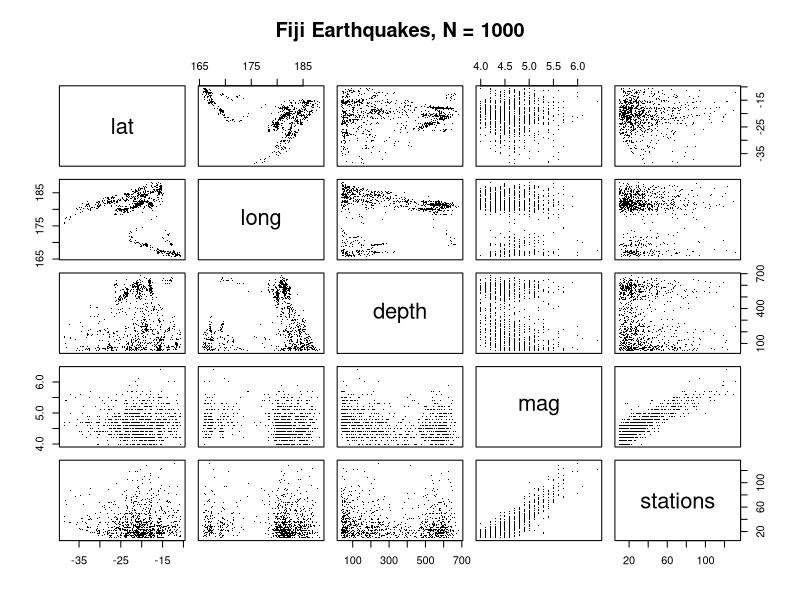
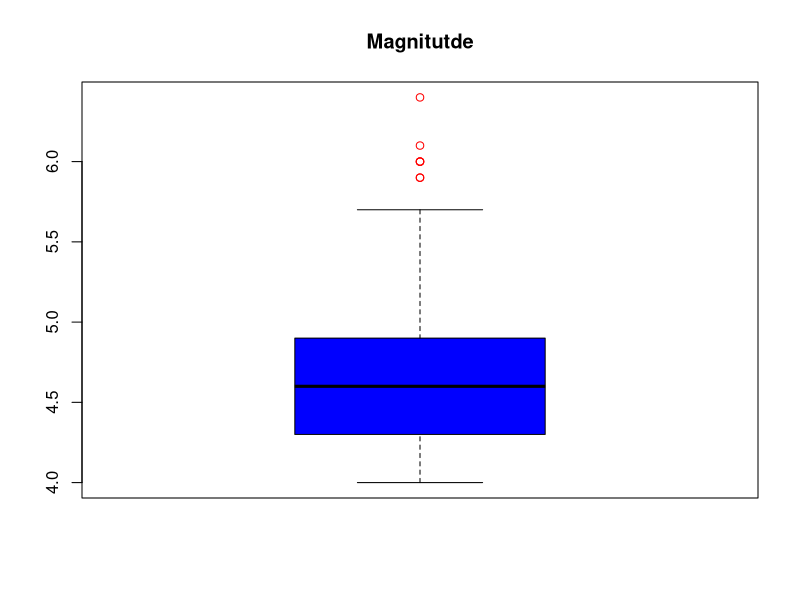
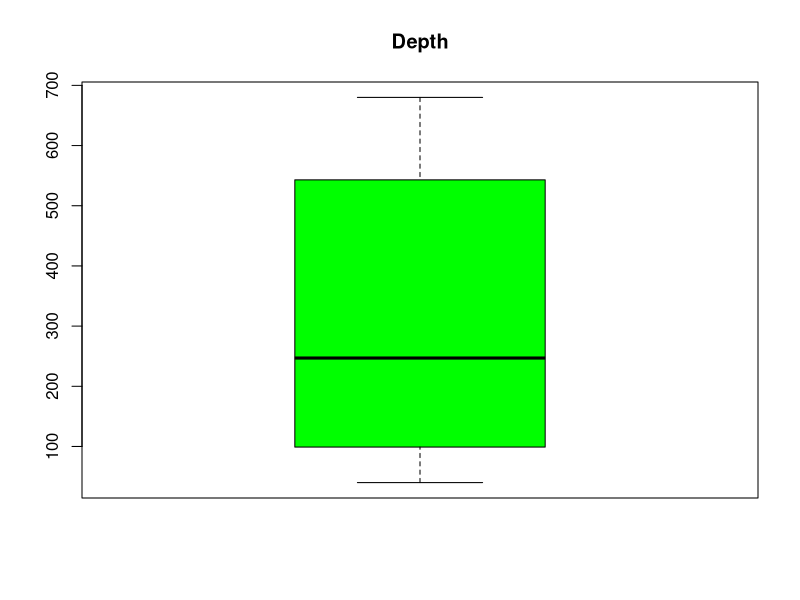
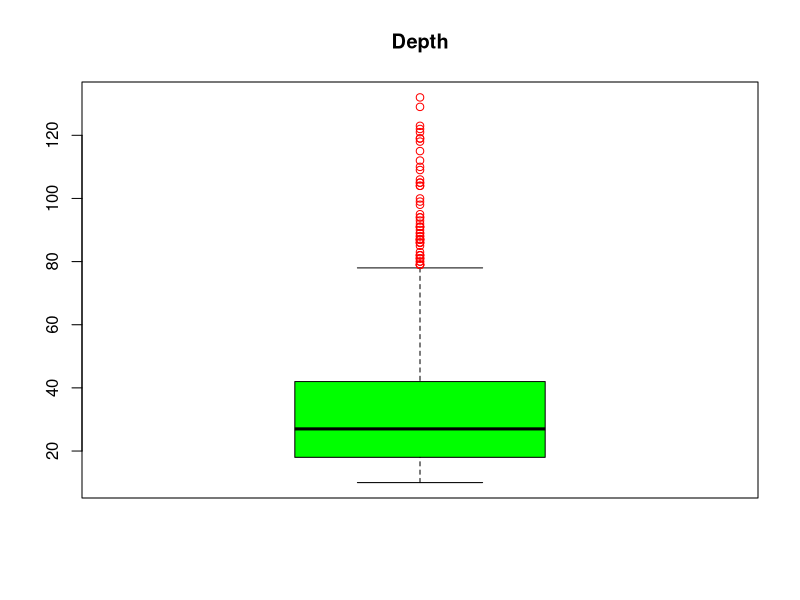

Generate these figures, in order, with R:


# Load data
data("quakes")


# Scatterplot Matrices
require(graphics)
pairs(quakes, main = "Fiji Earthquakes, N = 1000", cex.main = 1.2, pch = ".")

# First 10 quakes 
head(quakes, 10)

# Help
?quakes

summary(quakes$mag) # minimum, first quartile, median, mean, third quartile, maximum
var(x = quakes$mag) # dispersion
sd(x = quakes$mag) # standard deviation
boxplot(quakes$mag, main = "Magnitutde", col = "blue", outcol = "red")


summary(quakes$depth) # minimum, first quartile, median, mean, third quartile, maximum
var(x = quakes$depth) # dispersion
sd(x = quakes$depth) # standard deviation
boxplot(quakes$depth, main = "Depth", col = "green", outcol = "red")

?quakes

summary(quakes$stations) # minimum, first quartile, median, mean, third quartile, maximum
var(x = quakes$stations) # dispersion
sd(x = quakes$stations) # standard deviation
boxplot(quakes$stations, main = "Depth", col = "green", outcol = "red")



